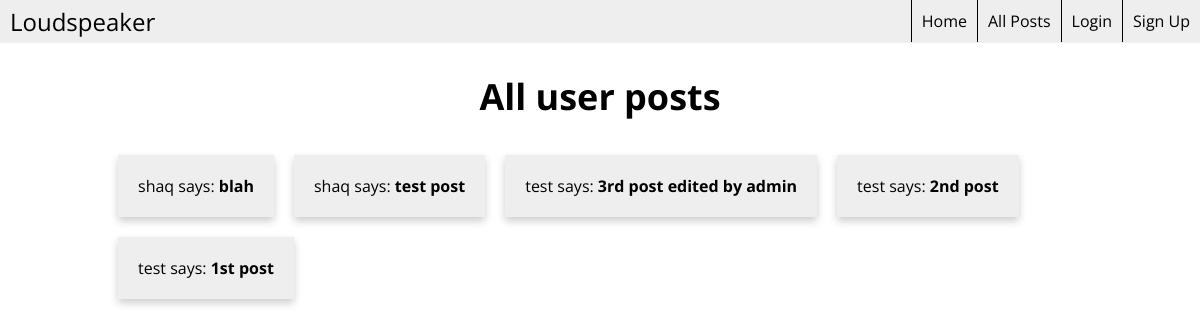
The page /posts on the database its author committed.
### app/models.py (models this page shows, shortened)
class Post(db.Model):
    __searchable__ = ['body']
    id = db.Column(db.Integer, primary_key = True)
    body = db.Column(db.String(140))
    timestamp = db.Column(db.DateTime)
    user_id = db.Column(db.Integer, db.ForeignKey('user.id'))

class User(db.Model):
    id = db.Column(db.Integer, primary_key = True)
    username = db.Column(db.String(64), index=True, unique=True)
    nickname = db.Column(db.String(64), index=True, unique = False)
    firstname = db.Column(db.String(64), index=True, unique = False)
    lastname = db.Column(db.String(64), index=True, unique=False)
    password = db.Column(db.String(120), index = True, unique = False)
    email = db.Column(db.String(120), index=True, unique=True)
    posts = db.relationship('Post', backref = 'author', lazy = 'dynamic')
    about_me = db.Column(db.String(140))
    last_seen = db.Column(db.DateTime)
    is_admin = db.Column(db.Boolean)
    followed = db.relationship('User',
                               secondary=followers,
                               primaryjoin=(followers.c.follower_id == id),
                               secondaryjoin=(followers.c.followed_id == id),
                               backref=db.backref('followers', lazy='dynamic'),
                               lazy='dynamic')

### app/views.py (the view)
@app.route('/posts')
def posts():
    posts = Post.query.order_by(Post.timestamp.desc()).all()
    return render_template('posts.html',
                           posts=posts,
                           title='All posts')

### app/views.py (called while the page is built)
@app.before_request
def before_request():
    g.user = current_user
    if g.user.is_authenticated:
        g.user.last_seen = datetime.utcnow()
        db.session.add(g.user)
        db.session.commit()
        g.search_form = SearchForm()

### app/templates/posts.html
{% extends "base.html" %}
{% block content %}
<h1 class="title-big">All user posts</h1>
<div class="flex">
  {% for post in posts %}
  {% include 'post.html' %}
  {% endfor %}
</div>
{% endblock %}

### app/templates/post.html
<div class="card">
  {{ post.author.nickname }} says: <b>{{ post.body }}</b>
</div>

### app/static/css/style.css (style rules this page uses)
body { font-family: "Open Sans", sans-serif; text-align: center; }
.flex { margin: 20px 50px; padding 10px; display: flex; flex-flow: row wrap; }
.card { padding: 20px; margin: 10px; text-align: left; background-color: #eeeeee; box-shadow: 0 4px 8px 0 rgba(0,0,0,0.2); display: inline-block; max-width: 40%; word-wrap: break-word; }
.title-big { font-size: 36px; font-weight: bold; display: block; width: 100%; text-align: center; }

### rows shown on the page
Post: author.nickname "shaq", body "blah"
Post: author.nickname "shaq", body "test post"
Post: author.nickname "test", body "3rd post edited by admin"
Post: author.nickname "test", body "2nd post"
Post: author.nickname "test", body "1st post"
